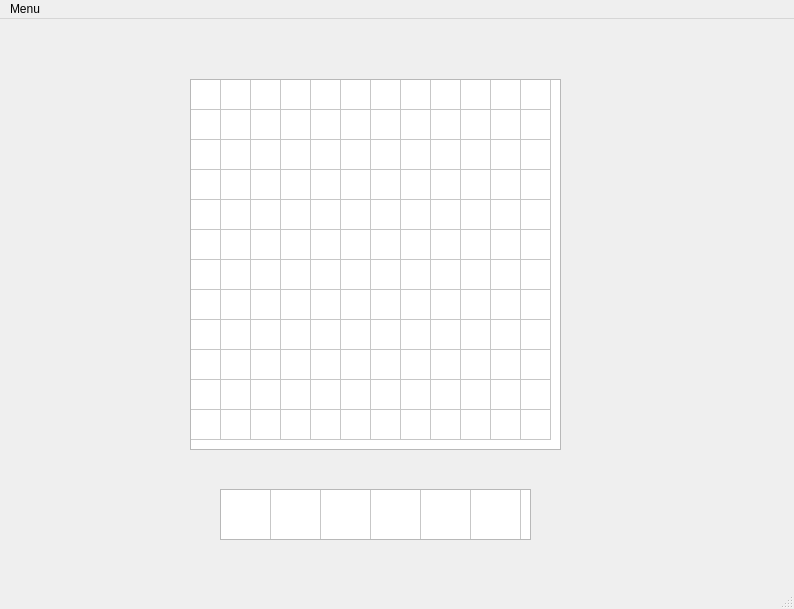
<?xml version="1.0" encoding="UTF-8"?>
<ui version="4.0">
 <class>MainWindow</class>
 <widget class="QMainWindow" name="MainWindow">
  <property name="windowModality">
   <enum>Qt::NonModal</enum>
  </property>
  <property name="enabled">
   <bool>true</bool>
  </property>
  <property name="geometry">
   <rect>
    <x>0</x>
    <y>0</y>
    <width>794</width>
    <height>609</height>
   </rect>
  </property>
  <property name="windowTitle">
   <string>ReDraw</string>
  </property>
  <widget class="QWidget" name="centralwidget">
   <widget class="QTableWidget" name="tableWidget">
    <property name="geometry">
     <rect>
      <x>190</x>
      <y>60</y>
      <width>371</width>
      <height>371</height>
     </rect>
    </property>
    <property name="autoScroll">
     <bool>true</bool>
    </property>
    <property name="showGrid">
     <bool>true</bool>
    </property>
    <property name="gridStyle">
     <enum>Qt::SolidLine</enum>
    </property>
    <property name="sortingEnabled">
     <bool>false</bool>
    </property>
    <property name="wordWrap">
     <bool>true</bool>
    </property>
    <property name="cornerButtonEnabled">
     <bool>true</bool>
    </property>
    <property name="columnCount">
     <number>12</number>
    </property>
    <attribute name="horizontalHeaderVisible">
     <bool>false</bool>
    </attribute>
    <attribute name="horizontalHeaderDefaultSectionSize">
     <number>30</number>
    </attribute>
    <attribute name="horizontalHeaderHighlightSections">
     <bool>true</bool>
    </attribute>
    <attribute name="horizontalHeaderMinimumSectionSize">
     <number>30</number>
    </attribute>
    <attribute name="horizontalHeaderStretchLastSection">
     <bool>false</bool>
    </attribute>
    <attribute name="verticalHeaderVisible">
     <bool>false</bool>
    </attribute>
    <attribute name="verticalHeaderDefaultSectionSize">
     <number>30</number>
    </attribute>
    <attribute name="verticalHeaderMinimumSectionSize">
     <number>30</number>
    </attribute>
    <attribute name="verticalHeaderShowSortIndicator" stdset="0">
     <bool>false</bool>
    </attribute>
    <row>
     <property name="text">
      <string>New Row</string>
     </property>
    </row>
    <row>
     <property name="text">
      <string>New Row</string>
     </property>
    </row>
    <row>
     <property name="text">
      <string>New Row</string>
     </property>
    </row>
    <row>
     <property name="text">
      <string>New Row</string>
     </property>
    </row>
    <row>
     <property name="text">
      <string>New Row</string>
     </property>
    </row>
    <row>
     <property name="text">
      <string>New Row</string>
     </property>
    </row>
    <row>
     <property name="text">
      <string>New Row</string>
     </property>
    </row>
    <row>
     <property name="text">
      <string>New Row</string>
     </property>
    </row>
    <row>
     <property name="text">
      <string>New Row</string>
     </property>
    </row>
    <row>
     <property name="text">
      <string>New Row</string>
     </property>
    </row>
    <row>
     <property name="text">
      <string>New Row</string>
     </property>
    </row>
    <row>
     <property name="text">
      <string>New Row</string>
     </property>
    </row>
    <column>
     <property name="text">
      <string>New Column</string>
     </property>
    </column>
    <column>
     <property name="text">
      <string>New Column</string>
     </property>
    </column>
    <column>
     <property name="text">
      <string>New Column</string>
     </property>
    </column>
    <column>
     <property name="text">
      <string>New Column</string>
     </property>
    </column>
    <column>
     <property name="text">
      <string>New Column</string>
     </property>
    </column>
    <column>
     <property name="text">
      <string>New Column</string>
     </property>
    </column>
    <column>
     <property name="text">
      <string>New Column</string>
     </property>
    </column>
    <column>
     <property name="text">
      <string>New Column</string>
     </property>
    </column>
    <column>
     <property name="text">
      <string>New Column</string>
     </property>
    </column>
    <column>
     <property name="text">
      <string>New Column</string>
     </property>
    </column>
    <column>
     <property name="text">
      <string>New Column</string>
     </property>
    </column>
    <column/>
   </widget>
   <widget class="QTableWidget" name="tableWidget_2">
    <property name="geometry">
     <rect>
      <x>220</x>
      <y>470</y>
      <width>311</width>
      <height>51</height>
     </rect>
    </property>
    <attribute name="horizontalHeaderVisible">
     <bool>false</bool>
    </attribute>
    <attribute name="horizontalHeaderDefaultSectionSize">
     <number>50</number>
    </attribute>
    <attribute name="horizontalHeaderMinimumSectionSize">
     <number>30</number>
    </attribute>
    <attribute name="verticalHeaderVisible">
     <bool>false</bool>
    </attribute>
    <attribute name="verticalHeaderDefaultSectionSize">
     <number>50</number>
    </attribute>
    <attribute name="verticalHeaderMinimumSectionSize">
     <number>30</number>
    </attribute>
    <row>
     <property name="text">
      <string>New Row</string>
     </property>
    </row>
    <column>
     <property name="text">
      <string>New Column</string>
     </property>
    </column>
    <column>
     <property name="text">
      <string>New Column</string>
     </property>
    </column>
    <column>
     <property name="text">
      <string>New Column</string>
     </property>
    </column>
    <column>
     <property name="text">
      <string>New Column</string>
     </property>
    </column>
    <column>
     <property name="text">
      <string>New Column</string>
     </property>
    </column>
    <column>
     <property name="text">
      <string>New Column</string>
     </property>
    </column>
   </widget>
  </widget>
  <widget class="QMenuBar" name="menubar">
   <property name="geometry">
    <rect>
     <x>0</x>
     <y>0</y>
     <width>794</width>
     <height>21</height>
    </rect>
   </property>
   <widget class="QMenu" name="menuqwe">
    <property name="title">
     <string>Menu</string>
    </property>
    <addaction name="actionNew_Game"/>
    <addaction name="actionSettings"/>
    <addaction name="actionAbout"/>
    <addaction name="actionQuit"/>
   </widget>
   <addaction name="menuqwe"/>
  </widget>
  <widget class="QStatusBar" name="statusbar"/>
  <action name="actionNew_Game">
   <property name="text">
    <string>New Game</string>
   </property>
  </action>
  <action name="actionSettings">
   <property name="text">
    <string>Settings</string>
   </property>
  </action>
  <action name="actionAbout">
   <property name="text">
    <string>About</string>
   </property>
  </action>
  <action name="actionQuit">
   <property name="text">
    <string>Quit</string>
   </property>
  </action>
 </widget>
 <resources/>
 <connections/>
</ui>
